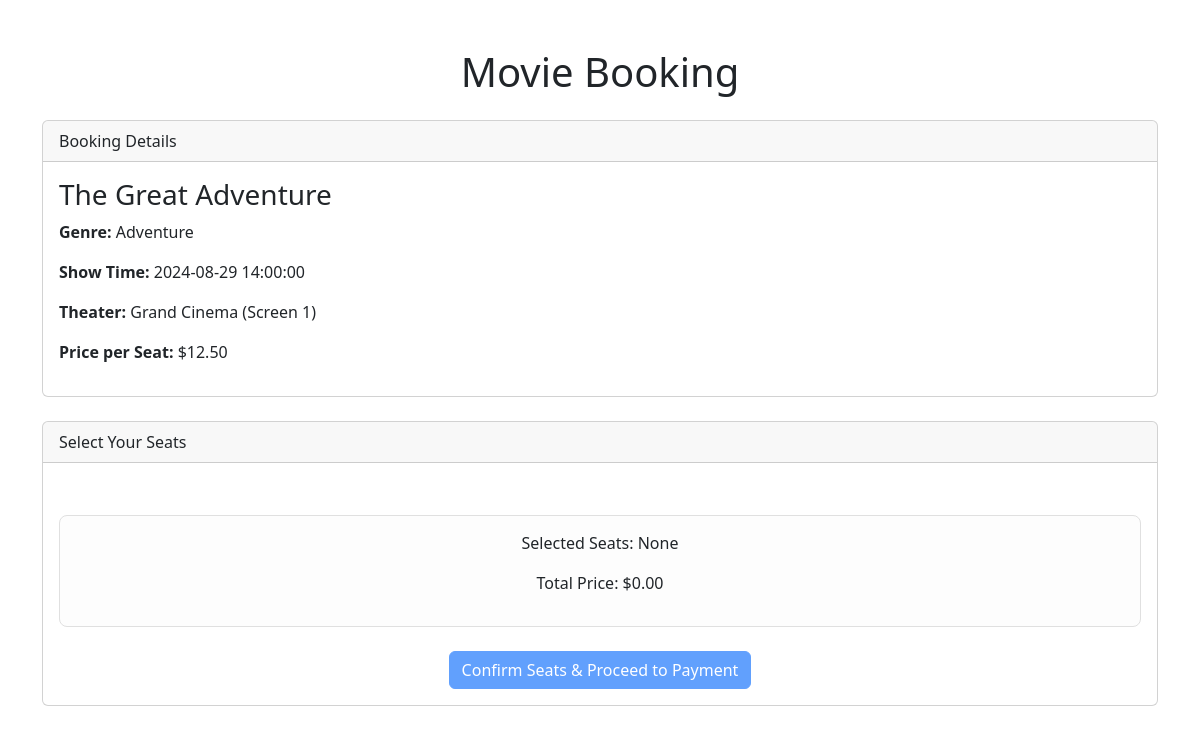
The app's page /booking_flow.php?show_id=1, older data.
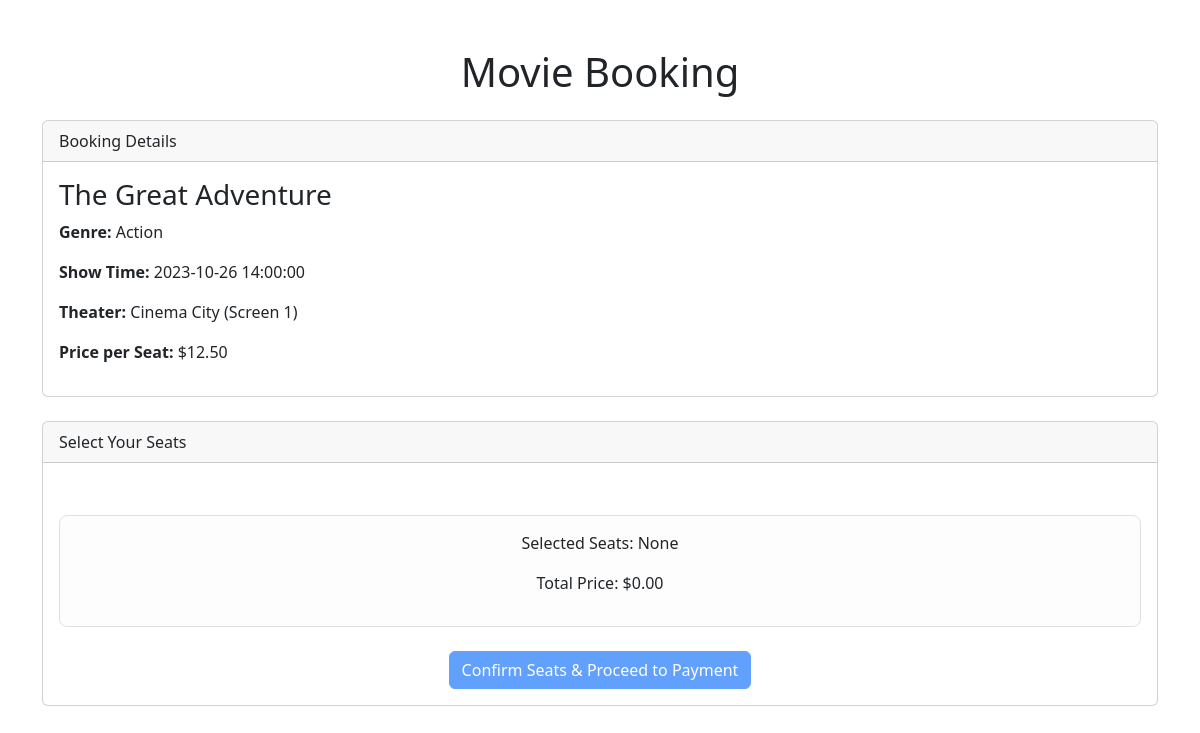
The same page, newer data.
### tables this page shows
CREATE TABLE `movies` (
  `movie_id` int(11) NOT NULL,
  `title` varchar(255) NOT NULL,
  `genre` varchar(100) DEFAULT NULL,
  `director` varchar(100) DEFAULT NULL,
  `release_date` date DEFAULT NULL,
  `duration_minutes` int(11) DEFAULT NULL,
  `description` text DEFAULT NULL,
  `rating` decimal(3,1) DEFAULT NULL,
  `poster_path` varchar(255) DEFAULT NULL,
  `language` varchar(50) DEFAULT NULL,
  `cast` text DEFAULT NULL,
  `trailer_link` varchar(255) DEFAULT NULL,
  `age_rating` varchar(10) DEFAULT NULL
);

CREATE TABLE `shows` (
  `show_id` int(11) NOT NULL,
  `screen_id` int(11) NOT NULL,
  `movie_id` int(11) NOT NULL,
  `start_time` datetime NOT NULL,
  `end_time` datetime NOT NULL,
  `price` decimal(10,2) NOT NULL
);

CREATE TABLE `theaters` (
  `theater_id` int(11) NOT NULL,
  `name` varchar(100) NOT NULL,
  `location` varchar(255) DEFAULT NULL,
  `capacity` int(11) DEFAULT NULL
);

CREATE TABLE `screens` (
  `screen_id` int(11) NOT NULL,
  `theater_id` int(11) NOT NULL,
  `screen_number` int(11) NOT NULL,
  `capacity` int(11) NOT NULL
);

### booking_flow.php (the view, shortened to what this page needs)
<?php
try {
    $conn = new mysqli(DB_HOST, DB_USER, DB_PASS, DB_NAME);
} catch (Exception $e) {
    die("Database connection error: " . $e->getMessage());
}
$show_id = isset($_GET['show_id']) ? intval($_GET['show_id']) : 0;
$movie_details = null;
$show_details = null;
if ($show_id > 0) {
    $movie_sql = "SELECT m.* FROM movies m JOIN shows s ON m.movie_id = s.movie_id WHERE s.show_id = ?";
    $stmt_movie = $conn->prepare($movie_sql);
    $stmt_movie->bind_param("i", $show_id);
    $stmt_movie->execute();
    $result_movie = $stmt_movie->get_result();
    $movie_details = $result_movie->fetch_assoc();
    $show_sql = "SELECT s.*, sc.screen_number, t.name as theater_name
                 FROM shows s
                 JOIN screens sc ON s.screen_id = sc.screen_id
                 JOIN theaters t ON sc.theater_id = t.theater_id
                 WHERE s.show_id = ?";
    $stmt_show = $conn->prepare($show_sql);
    $stmt_show->bind_param("i", $show_id);
    $stmt_show->execute();
    $result_show = $stmt_show->get_result();
    $show_details = $result_show->fetch_assoc();
}
?>
<!DOCTYPE html>
<html lang="en">
<head>
    <link href="https://cdn.jsdelivr.net/npm/bootstrap@5.3.0/dist/css/bootstrap.min.css" rel="stylesheet">
</head>
<body>
    <div class="container mt-5">
        <h1 class="mb-4 text-center">Movie Booking</h1>
        <?php if ($show_id > 0 && $movie_details && $show_details): ?>
            <?php if (!isset($_GET['action']) || $_GET['action'] == 'select_seats'):  ?>
                <div class="card mb-4">
                    <div class="card-header">
                        Booking Details
                    </div>
                    <div class="card-body">
                        <h3><?php echo htmlspecialchars($movie_details['title']); ?></h3>
                        <p><strong>Genre:</strong> <?php echo htmlspecialchars($movie_details['genre']); ?></p>
                        <p><strong>Show Time:</strong> <?php echo htmlspecialchars($show_details['start_time']); ?></p>
                        <p><strong>Theater:</strong> <?php echo htmlspecialchars($show_details['theater_name']); ?> (Screen <?php echo htmlspecialchars($show_details['screen_number']); ?>)</p>
                        <p><strong>Price per Seat:</strong> $<?php echo htmlspecialchars($show_details['price']); ?></p>
                    </div>
                </div>
                <div class="card mb-4">
                    <div class="card-header">
                        Select Your Seats
                    </div>
                    <div class="card-body">
                        <form action="booking_flow.php?show_id=<?php echo $show_id; ?>" method="POST" id="seat-selection-form">
                            <div class="seat-info text-center mt-3">
                                <p>Selected Seats: <span id="selected-seats-display">None</span></p>
                                <p>Total Price: $<span id="total-price-display">0.00</span></p>
                            </div>
                            <div class="text-center mt-4">
                                <button type="submit" class="btn btn-primary" id="confirm-seats-btn" disabled>Confirm Seats & Proceed to Payment</button>
                            </div>
                        </form>
                    </div>
                </div>
            <?php endif; ?>
        <?php endif; ?>
    </div>
</body>
</html>

Row changes from the older to the newer data that the page shows:
changed movies "The Great Adventure": genre "Adventure" → "Action"
changed shows: start_time "2024-08-29 14:00:00" → "2023-10-26 14:00:00"; theaters.name "Grand Cinema" → "Cinema City"
